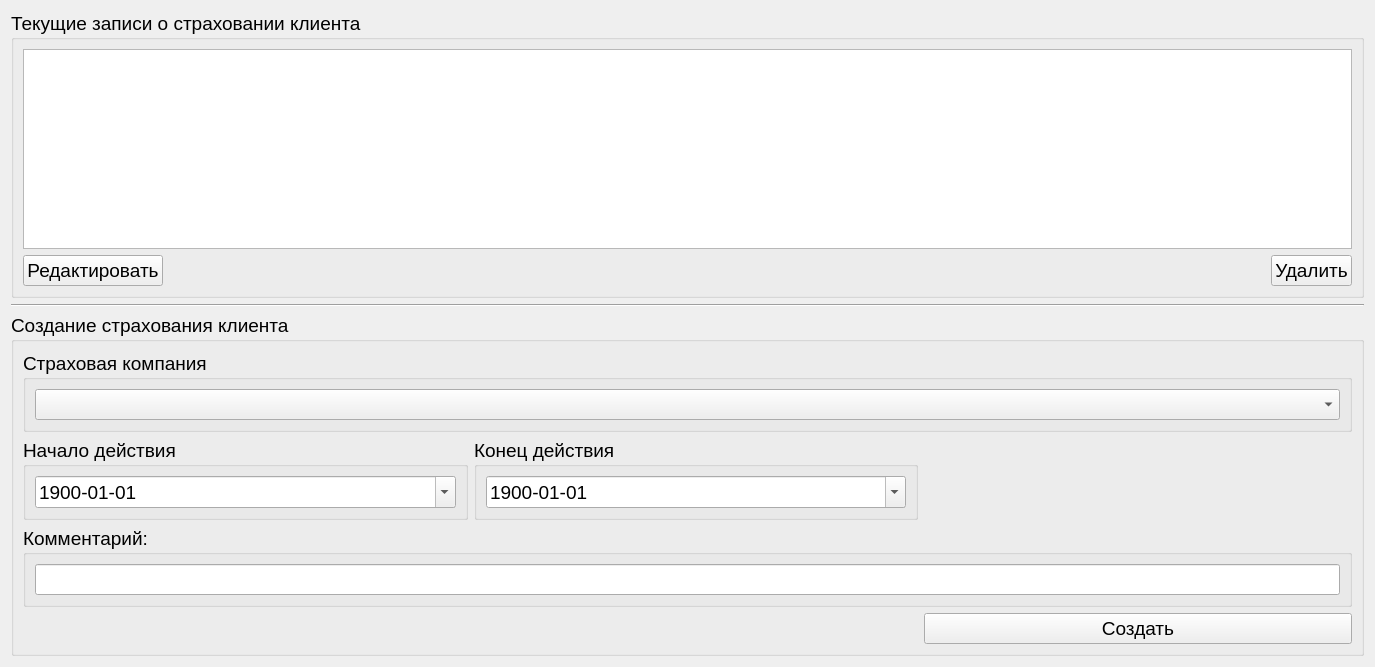
<?xml version="1.0" encoding="UTF-8"?>
<ui version="4.0">
 <class>ClientInsuranceForm</class>
 <widget class="QWidget" name="ClientInsuranceForm">
  <property name="geometry">
   <rect>
    <x>0</x>
    <y>0</y>
    <width>1375</width>
    <height>523</height>
   </rect>
  </property>
  <property name="font">
   <font>
    <pointsize>14</pointsize>
   </font>
  </property>
  <property name="windowTitle">
   <string>Страхование клиента</string>
  </property>
  <layout class="QGridLayout" name="gridLayout_6">
   <item row="0" column="0">
    <widget class="QGroupBox" name="groupBox">
     <property name="title">
      <string>Текущие записи о страховании клиента</string>
     </property>
     <layout class="QGridLayout" name="gridLayout">
      <item row="1" column="0">
       <widget class="QPushButton" name="upd_b">
        <property name="text">
         <string>Редактировать</string>
        </property>
       </widget>
      </item>
      <item row="1" column="1">
       <spacer name="horizontalSpacer">
        <property name="orientation">
         <enum>Qt::Horizontal</enum>
        </property>
        <property name="sizeHint" stdset="0">
         <size>
          <width>40</width>
          <height>20</height>
         </size>
        </property>
       </spacer>
      </item>
      <item row="1" column="2">
       <widget class="QPushButton" name="del_b">
        <property name="text">
         <string>Удалить</string>
        </property>
       </widget>
      </item>
      <item row="0" column="0" colspan="3">
       <widget class="QTableView" name="view">
        <property name="minimumSize">
         <size>
          <width>0</width>
          <height>200</height>
         </size>
        </property>
       </widget>
      </item>
     </layout>
    </widget>
   </item>
   <item row="1" column="0">
    <widget class="Line" name="line">
     <property name="orientation">
      <enum>Qt::Horizontal</enum>
     </property>
    </widget>
   </item>
   <item row="2" column="0">
    <widget class="QGroupBox" name="groupBox_2">
     <property name="title">
      <string>Создание страхования клиента</string>
     </property>
     <layout class="QGridLayout" name="gridLayout_5">
      <item row="1" column="0">
       <widget class="QGroupBox" name="groupBox_4">
        <property name="title">
         <string>Начало действия</string>
        </property>
        <layout class="QGridLayout" name="gridLayout_3">
         <item row="0" column="0">
          <widget class="QDateEdit" name="start_dt_e">
           <property name="minimumSize">
            <size>
             <width>0</width>
             <height>0</height>
            </size>
           </property>
           <property name="dateTime">
            <datetime>
             <hour>0</hour>
             <minute>0</minute>
             <second>0</second>
             <year>1900</year>
             <month>1</month>
             <day>1</day>
            </datetime>
           </property>
           <property name="currentSection">
            <enum>QDateTimeEdit::YearSection</enum>
           </property>
           <property name="displayFormat">
            <string>yyyy-MM-dd</string>
           </property>
           <property name="calendarPopup">
            <bool>true</bool>
           </property>
           <property name="date">
            <date>
             <year>1900</year>
             <month>1</month>
             <day>1</day>
            </date>
           </property>
          </widget>
         </item>
        </layout>
       </widget>
      </item>
      <item row="1" column="1">
       <widget class="QGroupBox" name="groupBox_5">
        <property name="title">
         <string>Конец действия</string>
        </property>
        <layout class="QGridLayout" name="gridLayout_4">
         <item row="0" column="0">
          <widget class="QDateEdit" name="end_dt_e">
           <property name="minimumSize">
            <size>
             <width>0</width>
             <height>0</height>
            </size>
           </property>
           <property name="dateTime">
            <datetime>
             <hour>0</hour>
             <minute>0</minute>
             <second>0</second>
             <year>1900</year>
             <month>1</month>
             <day>1</day>
            </datetime>
           </property>
           <property name="currentSection">
            <enum>QDateTimeEdit::YearSection</enum>
           </property>
           <property name="displayFormat">
            <string>yyyy-MM-dd</string>
           </property>
           <property name="calendarPopup">
            <bool>true</bool>
           </property>
           <property name="date">
            <date>
             <year>1900</year>
             <month>1</month>
             <day>1</day>
            </date>
           </property>
          </widget>
         </item>
        </layout>
       </widget>
      </item>
      <item row="3" column="0" colspan="2">
       <spacer name="horizontalSpacer_2">
        <property name="orientation">
         <enum>Qt::Horizontal</enum>
        </property>
        <property name="sizeHint" stdset="0">
         <size>
          <width>895</width>
          <height>20</height>
         </size>
        </property>
       </spacer>
      </item>
      <item row="3" column="2">
       <widget class="QPushButton" name="save_b">
        <property name="text">
         <string>Создать</string>
        </property>
       </widget>
      </item>
      <item row="2" column="0" colspan="3">
       <widget class="QGroupBox" name="groupBox_8">
        <property name="title">
         <string>Комментарий:</string>
        </property>
        <layout class="QGridLayout" name="gridLayout_8">
         <item row="0" column="0">
          <widget class="QLineEdit" name="comment_e">
           <property name="minimumSize">
            <size>
             <width>0</width>
             <height>0</height>
            </size>
           </property>
           <property name="readOnly">
            <bool>false</bool>
           </property>
          </widget>
         </item>
        </layout>
       </widget>
      </item>
      <item row="0" column="0" colspan="3">
       <widget class="QGroupBox" name="groupBox_3">
        <property name="title">
         <string>Страховая компания</string>
        </property>
        <layout class="QGridLayout" name="gridLayout_2">
         <item row="0" column="0">
          <widget class="QComboBox" name="insur_s"/>
         </item>
        </layout>
       </widget>
      </item>
     </layout>
    </widget>
   </item>
  </layout>
 </widget>
 <resources/>
 <connections/>
</ui>
